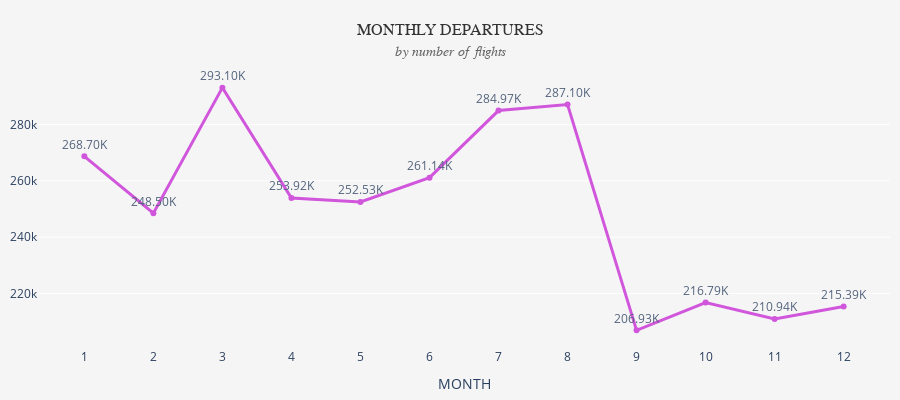

Notebook code for this chart:
### Markdown cell above
### Chart: Monthly Departures

### Code cell
df_monthly_departures = (
    df_flights
    .group_by("MONTH")
    .agg(pl.len().alias("n_flights"))
    .sort("MONTH")
).to_pandas()

df_monthly_departures["text"] = df_monthly_departures["n_flights"].apply(format_compact)

fig = px.line(df_monthly_departures,
              x='MONTH', y='n_flights',
              markers=True, text="text")
fig.update_layout(yaxis_title = None,  
                  xaxis=dict(showgrid=False), 
                  height = 400,
                  title=dict(
                    text=(
                        "MONTHLY DEPARTURES"
                        "<br><span style='font-size:14px;color:#666;font-style:italic'>by number of flights</span>"
                    ),
                    x=0.5,
                    xanchor="center"
                  ),
                  margin = dict(l=10, r=10, t=70, b=10),
                  paper_bgcolor="#f5f5f5",   # nền toàn figure (kể cả title)
                  plot_bgcolor="#f5f5f5",    # nền vùng bar chart
                  title_font=dict(size=16, color="#333", family="Comic Sans MS")
)
fig.update_xaxes(type="category") # để trục x chỉ show 1 2 3 4
# Hiển thị text ra ngoài điểm marker
fig.update_traces(
    textposition='top center',  # hoặc 'bottom center', 'middle right', 'middle left'
    opacity = 0.8, cliponaxis=False, # cliponaxis để text xuất hiện đầy đủ
    line=dict(color="#c82fd6", width=3),
)
fig.show()

### Figure 1 — Plotly figure (JSON) as saved in the notebook; plotly's stock layout.template omitted (floating-point values rounded to 4 significant figures)
{"data": [{"cliponaxis": false, "hovertemplate": "MONTH=%{x}<br>n_flights=%{y}<br>text=%{text}<extra></extra>", "legendgroup": "", "line": {"color": "#c82fd6", "dash": "solid", "width": 3}, "marker": {"symbol": "circle"}, "mode": "lines+markers+text", "name": "", "opacity": 0.8, "orientation": "h", "showlegend": false, "text": ["268.70K", "248.50K", "293.10K", "253.92K", "252.53K", "261.14K", "284.97K", "287.10K", "206.93K", "216.79K", "210.94K", "215.39K"], "textposition": "top center", "type": "scatter", "x": [1, 2, 3, 4, 5, 6, 7, 8, 9, 10, 11, 12], "xaxis": "x", "y": [268702, 248497, 293099, 253917, 252530, 261136, 284968, 287104, 206928, 216790, 210940, 215389], "yaxis": "y"}], "layout": {"height": 400, "legend": {"tracegroupgap": 0}, "margin": {"b": 10, "l": 10, "r": 10, "t": 70}, "paper_bgcolor": "#f5f5f5", "plot_bgcolor": "#f5f5f5", "title": {"font": {"color": "#333", "family": "Comic Sans MS", "size": 16}, "text": "MONTHLY DEPARTURES<br><span style='font-size:14px;color:#666;font-style:italic'>by number of flights</span>", "x": 0.5, "xanchor": "center"}, "xaxis": {"anchor": "y", "domain": [0, 1], "showgrid": false, "title": {"text": "MONTH"}, "type": "category"}, "yaxis": {"anchor": "x", "domain": [0, 1], "title": {}}}}
